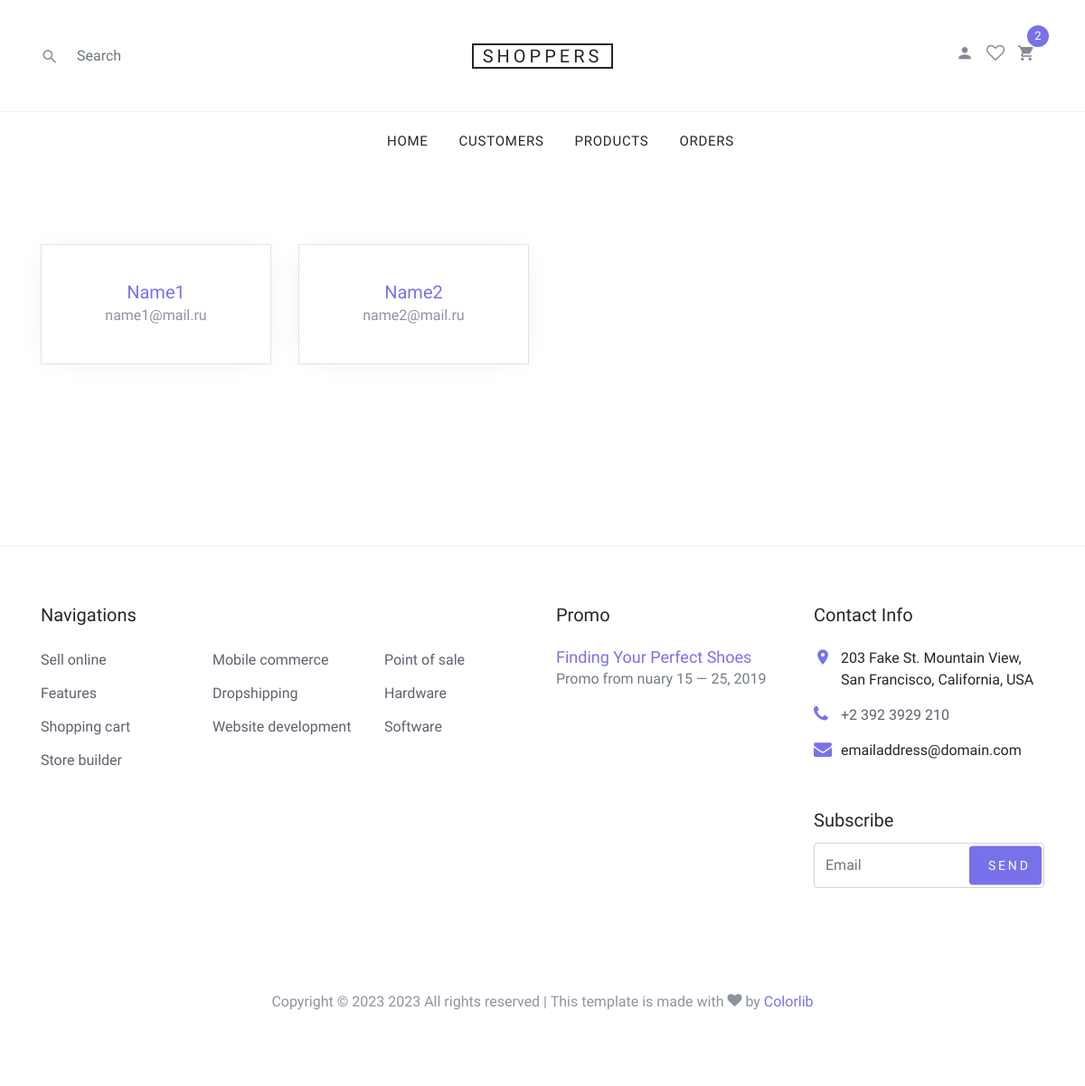
The app's page /customers/ with its own data.
### myapp/models.py (models this page shows, shortened)
class Customer(models.Model):
    name = models.CharField(max_length=50)
    email = models.EmailField()
    phone = models.CharField(max_length=15)
    address = models.CharField(max_length=150)
    date_of_registered = models.DateField(default=timezone.now)

### myapp/views.py (the view)
# urls.py: path('customers/', views.get_all_customers, name='customers'),
def get_all_customers(request):
    context = 'Customers'
    customers = Customer.objects.all()
    return render(request, 'customers.html', {'context': context, 'customers': customers})

### templates/customers.html (shortened to what this page needs)
{% extends 'base.html' %}
{% block content %}
        <div class="container">
            <div class="row mb-5">
                <div class="col-md-9 order-2">
                    <div class="row mb-5">
                        {% for i in customers %}
                        <div class="col-sm-6 col-lg-4 mb-4 aos-init aos-animate" data-aos="fade-up">
                            <div class="block-4 text-center border">
                                <div class="block-4-text p-4">
                                    <h3><a href="shop-single.html">{{ i.name }}</a></h3>
                                    <p class="mb-0">{{ i.email }}</p>
                                </div>
                            </div>
                        </div>
                        {% endfor %}
                    </div>
                </div>
            </div>
        </div>
{% endblock %}

### static/css/style.css (style rules this page uses)
body { line-height: 1.7; color: #8c92a0; font-weight: 300; font-size: 16px; }
a { -webkit-transition: .3s all ease; -o-transition: .3s all ease; transition: .3s all ease; }
.block-4 { -webkit-box-shadow: 0 0 30px -10px rgba(0, 0, 0, 0.1); box-shadow: 0 0 30px -10px rgba(0, 0, 0, 0.1); background: #fff; }
.block-4 .block-4-text h3 { font-size: 20px; margin-bottom: 0; }
.block-4 .block-4-text h3 a { text-decoration: none; }

### records on screen
Customer: name "Name1", email "name1@mail.ru"
Customer: name "Name2", email "name2@mail.ru"
